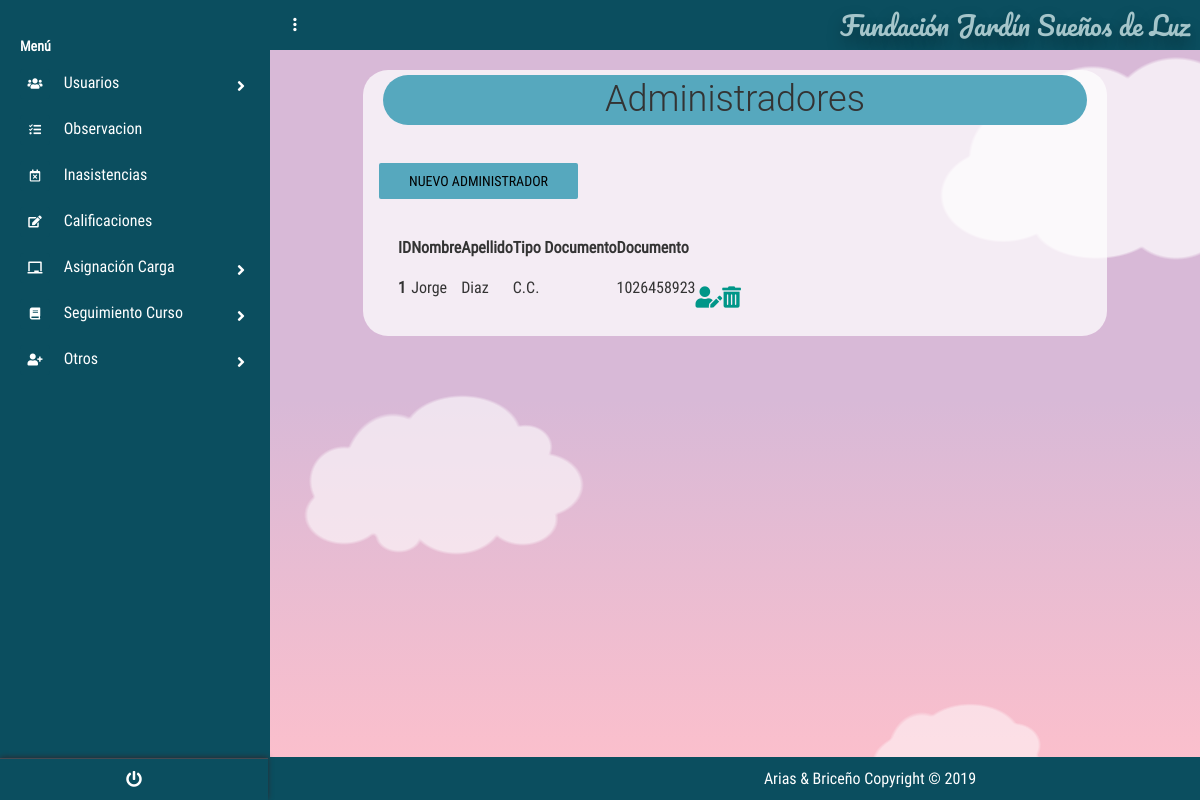
The app's page /?c=Admin&a=Index (signed in) with its own data.
### tables this page shows
create table Usuario
(
id_Usuario int PRIMARY KEY auto_increment ,
user_Usuario varchar (50) not null,
password_Usuario varchar (8) not null,
nombre_Usuario varchar (50) not null,
apellido_Usuario varchar (50) not null,
tipoDoc_Usuario varchar (50) not null,
doc_Usuario bigint not null,
estado_Usuario varchar (50) not null,
id_tipoUsuario_FK int ,
id_Especialidad_FK int 
);

### controllers/AdminController.php (called while the page is built, shortened)
<?php
include_once './models/AdminModel.php';
class AdminController{
    public function __CONSTRUCT(){
        $this->mode = new AdminModel();
    }
    public function Index(){
        include_once './views/Administrador/AdminCon.php';
    }
}

### models/Conexion.php (called while the page is built)
<?php
class Conexion{
    public static function conectar(){
        $PDO = new PDO("mysql:host=localhost;dbname=dbfundacion;charset=utf8","root","");
        $PDO->setAttribute(PDO::ATTR_ERRMODE,PDO::ERRMODE_EXCEPTION);
        return $PDO;
    }
}
?>

### models/AdminModel.php (called while the page is built, shortened)
<?php
class AdminModel{
    public $CNX;
    public function __construct(){
        try {
            $this->CNX= Conexion::conectar();
        } catch (Exception $e) {
            die($e->getMessage());
        }
    }
    public function listar_Administradores(){
        try {
            $query= "SELECT * from Usuario where id_tipoUsuario_FK=1 and estado_Usuario='Activo'";
            $stm = $this->CNX->prepare($query);
            $stm->execute();
            return $stm->fetchAll(PDO::FETCH_OBJ);
        } catch (Exception $e){
            die($e ->getMessage());
        }
    }
}

### views/Administrador/AdminCon.php (the view, shortened to what this page needs)
<?php
if (isset($_SESSION['Admin'])){
    $sesion = 'A';
}elseif (isset($_SESSION['Profe'])){
    $sesion = 'P';
}elseif (isset($_SESSION['Estudiante'])){
    $sesion = 'E';
}
?>
<!DOCTYPE html>
<html lang="es">
<head>
    <link rel='stylesheet' href='https://cdnjs.cloudflare.com/ajax/libs/twitter-bootstrap/4.1.1/css/bootstrap.css'>
    <link rel='stylesheet' href='https://use.fontawesome.com/releases/v5.0.13/css/all.css'>
    <link rel="stylesheet" href="<?php echo SERVERURL; ?>assets/css/main.css">
    <link rel="stylesheet" href="<?php echo SERVERURL; ?>assets/css/style.css">
    <link rel="stylesheet" href="<?php echo SERVERURL; ?>assets/css/menu_Lateral.css">
    <link rel="stylesheet" href="<?php echo SERVERURL; ?>assets/css/main.css">
    <link href="https://unpkg.com/bootstrap-table@1.18.0/dist/bootstrap-table.min.css" rel="stylesheet">
</head>
<body>
    <?php include "./views/modules/navlateral.php" ?>
    <section class="full-box dashboard-contentPage">
        <?php include "./views/modules/navbar.php" ?>
        <div class="container">
            <div class="titles">
                <h1 class="tituloa ">Administradores</h1>
                <?php
				if ($sesion == 'A') {
					echo "<div class='form-group' id='botones'>
                    <a href='?c=Admin&a=nuevo' class='boton btn btn-info botones'>Nuevo Administrador</a>
                </div>";
				}else{}
			?>
            </div>
            <div class="tablas">
                <table id="table" data-toggle="table" data-height="auto" data-search="true" data-show-refresh="false"
                    data-show-columns="true" data-buttons-toolbar=".buttons-toolbar">
                    <thead">
                        <tr>
                            <th data-field="ID">ID</th>
                            <th data-field="nombre">Nombre</th>
                            <th data-field="apellido">Apellido</th>
                            <th data-field="tipoDoc">Tipo Documento</th>
                            <th data-field="Doc">Documento</th>
                            <th data-field="editar"></th>
                            <?php
                                if ($sesion == 'A') {
                                    echo "<th data-field=\"eliminar\"></th>";
                                }else{}
                            ?>
                        </tr>
                    <tbody>
                        <?php foreach ($this->mode->listar_Administradores() as $k ) : ?>
                        <tr>
                            <th data-field="ID" scope="row"><?php echo $k->id_Usuario; ?></th>
                            <td data-field="nombre"><?php echo $k->nombre_Usuario; ?></td>
                            <td data-field="apellido"><?php echo $k->apellido_Usuario; ?></td>
                            <td data-field="tipoDoc"><?php echo $k->tipoDoc_Usuario; ?></td>
                            <td data-field="Doc"><?php echo $k->doc_Usuario; ?></td>
                            <th data-field="editar">
                                <div class="form-group" id="botones">
                                    <a href="?c=Admin&a=nuevo&id_Usuario=<?php echo $k->id_Usuario;?>"
                                        class="fas fa-user-edit fa-lg "></a>
                                </div>
                            </th>
                            <?php
                                if ($sesion == 'A') {
                                    echo "<th data-field=\"eliminar\">
                                    <div class=\"form-group\" id=\"botones\">
                                            <a onclick=\"javascript:return confirm('¿Desea eliminar el registro?');
                                            \" href=\"?c=Admin&a=g_eliminar_Admin&id_Usuario= $k->id_Usuario;?>\"
                                            class=\"fas fa-trash-alt fa-lg\"></a>
                            </div>
                            </th>";
                            }else{}
                            ?>
            </tr>
            <?php endforeach; ?>
            </tbody>
            </table>
            </div>
        </div>
        <?php include "./views/modules/fondo_Form.php" ?>
    </section>
</body>
</html>

### assets/css/main.css (style rules this page uses)
body, html { background-color: #0b4e5f; width: 100%; height: 100%; margin: 0; padding: 0; position: relative; font-size: 16px; font-family: 'RobotoCondensed'; overflow: hidden; }
.full-box { margin: 0; padding: 0; width: 100%; box-sizing: border-box; }
.container { background-color: rgba(255, 255, 255, 0.726); margin-top:20px; border-radius:25px; width:80%; }
.tablas,h1 { margin:20px }
h1 { text-align: center; padding: 5px; margin: 5px; }
form .btn, .botones { background-color: #56a8be; border-color: #56a8be; }
.tituloa { background-color: #56a8be; border-color: #56a8be; border-radius: 1em; }
.dashboard-sideBar, .dashboard-contentPage { position: absolute; top: 0; height: 100%; transition: all .3s ease-in-out; }
.dashboard-contentPage { right: 0; z-index: 1; padding-left: 270px; }
.btn:not(.btn-raised).btn-info, .input-group-btn .btn:not(.btn-raised).btn-info { color: #000000; }

### assets/css/menu_Lateral.css (style rules this page uses)
body { font-size: 0.9rem; }

### views/modules/fondo_Form.php (style rules this page uses)
html { box-sizing: border-box; }
*, *:before, *:after { box-sizing: inherit; }
body { margin: 0; background: linear-gradient(#d8b9d7 50%, #ffc0cb); min-height: 100vh; display: flex; justify-content: center; align-items: center; overflow: hidden; position: relative; }

### records on screen
usuario: id_Usuario "1", nombre_Usuario "Jorge", apellido_Usuario "Diaz", tipoDoc_Usuario "C.C.", doc_Usuario "1026458923"

### other values on screen
NOMBREPROYECTO "Fundación Jardín Sueños de Luz"
